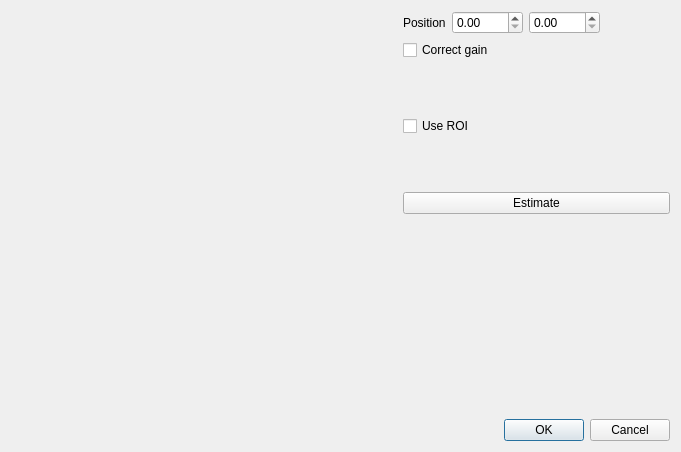
<?xml version="1.0" encoding="UTF-8"?>
<ui version="4.0">
 <class>PiercingPointDialog</class>
 <widget class="QDialog" name="PiercingPointDialog">
  <property name="geometry">
   <rect>
    <x>0</x>
    <y>0</y>
    <width>681</width>
    <height>452</height>
   </rect>
  </property>
  <property name="windowTitle">
   <string>Find piercing point</string>
  </property>
  <layout class="QVBoxLayout" name="verticalLayout_2">
   <item>
    <layout class="QHBoxLayout" name="horizontalLayout">
     <item>
      <widget class="QtAddons::ImageViewerWidget" name="viewer" native="true">
       <property name="minimumSize">
        <size>
         <width>386</width>
         <height>386</height>
        </size>
       </property>
      </widget>
     </item>
     <item>
      <layout class="QVBoxLayout" name="verticalLayout">
       <item>
        <layout class="QHBoxLayout" name="horizontalLayout_2">
         <item>
          <widget class="QLabel" name="label">
           <property name="text">
            <string>Position</string>
           </property>
          </widget>
         </item>
         <item>
          <widget class="QDoubleSpinBox" name="doubleSpinBox_posX">
           <property name="toolTip">
            <string>X-position of the piercing point</string>
           </property>
           <property name="maximum">
            <double>5000.000000000000000</double>
           </property>
          </widget>
         </item>
         <item>
          <widget class="QDoubleSpinBox" name="doubleSpinBox_posY">
           <property name="toolTip">
            <string>X-position of the piercing point</string>
           </property>
           <property name="maximum">
            <double>5000.000000000000000</double>
           </property>
          </widget>
         </item>
         <item>
          <spacer name="horizontalSpacer">
           <property name="orientation">
            <enum>Qt::Horizontal</enum>
           </property>
           <property name="sizeHint" stdset="0">
            <size>
             <width>40</width>
             <height>20</height>
            </size>
           </property>
          </spacer>
         </item>
        </layout>
       </item>
       <item>
        <layout class="QHBoxLayout" name="horizontalLayout_3">
         <item>
          <widget class="QCheckBox" name="checkBox_gainCorrection">
           <property name="toolTip">
            <string>The detector may have different gains in different regions. Gain correction removes this.</string>
           </property>
           <property name="text">
            <string>Correct gain</string>
           </property>
          </widget>
         </item>
        </layout>
       </item>
       <item>
        <layout class="QHBoxLayout" name="horizontalLayout_4">
         <item>
          <widget class="QCheckBox" name="checkBox_useROI">
           <property name="text">
            <string>Use ROI</string>
           </property>
          </widget>
         </item>
         <item>
          <widget class="QtAddons::uxROIWidget" name="widgetEstimationROI" native="true">
           <property name="minimumSize">
            <size>
             <width>160</width>
             <height>120</height>
            </size>
           </property>
          </widget>
         </item>
         <item>
          <spacer name="horizontalSpacer_2">
           <property name="orientation">
            <enum>Qt::Horizontal</enum>
           </property>
           <property name="sizeHint" stdset="0">
            <size>
             <width>40</width>
             <height>20</height>
            </size>
           </property>
          </spacer>
         </item>
        </layout>
       </item>
       <item>
        <widget class="QPushButton" name="pushButton_estimate">
         <property name="text">
          <string>Estimate</string>
         </property>
        </widget>
       </item>
       <item>
        <spacer name="verticalSpacer">
         <property name="orientation">
          <enum>Qt::Vertical</enum>
         </property>
         <property name="sizeHint" stdset="0">
          <size>
           <width>20</width>
           <height>40</height>
          </size>
         </property>
        </spacer>
       </item>
      </layout>
     </item>
    </layout>
   </item>
   <item>
    <widget class="QDialogButtonBox" name="buttonBox">
     <property name="orientation">
      <enum>Qt::Horizontal</enum>
     </property>
     <property name="standardButtons">
      <set>QDialogButtonBox::Cancel|QDialogButtonBox::Ok</set>
     </property>
    </widget>
   </item>
  </layout>
 </widget>
 <customwidgets>
  <customwidget>
   <class>QtAddons::ImageViewerWidget</class>
   <extends>QWidget</extends>
   <header location="global">imageviewerwidget.h</header>
   <container>1</container>
   <slots>
    <signal>levelsChanged(float,float)</signal>
   </slots>
  </customwidget>
  <customwidget>
   <class>QtAddons::uxROIWidget</class>
   <extends>QWidget</extends>
   <header location="global">uxroiwidget.h</header>
   <container>1</container>
   <slots>
    <signal>valueChanged(int,int,int,int)</signal>
   </slots>
  </customwidget>
 </customwidgets>
 <resources/>
 <connections>
  <connection>
   <sender>buttonBox</sender>
   <signal>accepted()</signal>
   <receiver>PiercingPointDialog</receiver>
   <slot>accept()</slot>
   <hints>
    <hint type="sourcelabel">
     <x>248</x>
     <y>254</y>
    </hint>
    <hint type="destinationlabel">
     <x>157</x>
     <y>274</y>
    </hint>
   </hints>
  </connection>
  <connection>
   <sender>buttonBox</sender>
   <signal>rejected()</signal>
   <receiver>PiercingPointDialog</receiver>
   <slot>reject()</slot>
   <hints>
    <hint type="sourcelabel">
     <x>316</x>
     <y>260</y>
    </hint>
    <hint type="destinationlabel">
     <x>286</x>
     <y>274</y>
    </hint>
   </hints>
  </connection>
 </connections>
</ui>
